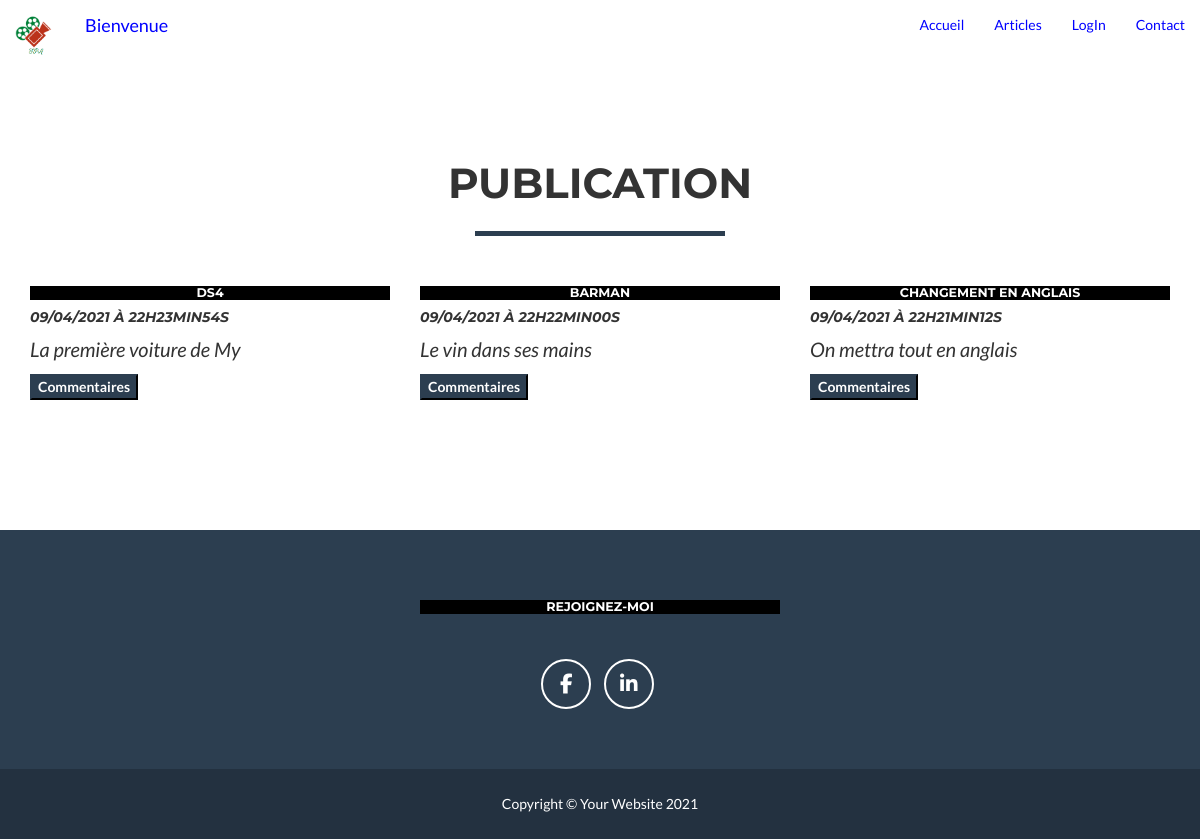
Page /index.php?action=getListPost on the earlier database version.
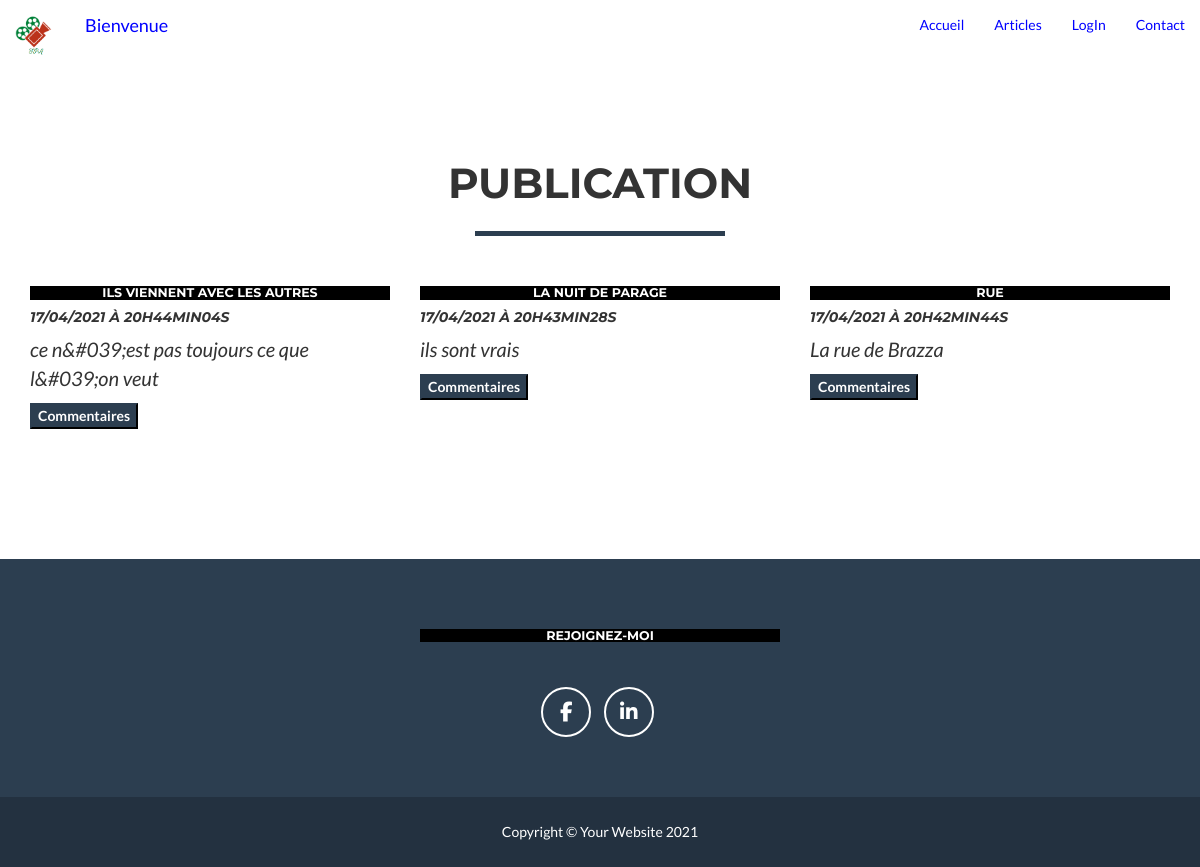
Same page on the later database version.
### tables this page shows
CREATE TABLE IF NOT EXISTS `post` (
  `id_post` int(11) NOT NULL AUTO_INCREMENT,
  `title` varchar(70) NOT NULL,
  `date_post` datetime NOT NULL,
  `chapo` varchar(255) NOT NULL,
  `content` text NOT NULL,
  `author` varchar(70) NOT NULL,
  PRIMARY KEY (`id_post`)
);

### controllers/ctrlListPost.php (called while the page is built, shortened)
<?php
require_once('model/PostManager.php');
class ctrlListPost
{
  public function getListPost()
	{
		$instance_post=new \myrna\blog\model\PostManager();
		$resultat= $instance_post->getPosts();
		require('view/frontend/listPost.php');
	}
}

### index.php (called while the page is built, shortened)
<?php
$switcher= new \myrna\blog\controllers\Switcher();
$switcher->switchRequete();
?>

### model/PostManager.php (called while the page is built, shortened)
<?php
class PostManager extends Manager
{
	public function getPosts()
	{
	    $bdd=$this->bddConnexion();
	    $sql='SELECT id_post,title,DATE_FORMAT(date_post,\'%d/%m/%Y à %Hh%imin%ss\' )
			 AS date_post_fr,chapo,content,author FROM post ORDER BY date_post DESC LIMIT 0,5';
	    $request=$bdd->query($sql);
		return $request;
	}
}
?>

### view/frontend/listPost.php (the view, shortened to what this page needs)
<section id="portfolio">
    <div class="container">
        <div class="row">
            <div class="col-lg-12 text-center">
                <h2>Publication</h2>
                <hr class="star-primary">
            </div>
        </div>
        <div class="row">
             <?php
             while($data= $resultat->fetch())
                {
                ?>
             <div class="col-sm-4 portfolio-item feature-icon  bg-gradient">
                <h3>
                    <strong>  <?= htmlspecialchars($data['title'])?>
                    </strong><br/>
                </h3>
                <h5>
                    <em><?= $data['date_post_fr'] ?></em>
                </h5>
                <p>
                   <?php  echo '<em>'.nl2br(htmlspecialchars($data['chapo']) ).'</em>'.'<br/>'; ?>
                </p>
                <a href="index.php?action=getPostComments&amp;id_article=<?= $data['id_post']; ?>" class="portfolio-link" data-toggle="modal">
                    <button class="btn-primary ">Commentaires</button>
                </a>
            </div>
            <?php
                }
            ?>
        </div>
     </div>
</section>
<?php require('template.php'); ?>

Differences in the rows shown:
removed post: title "DS4", date_post_fr "09/04/2021 À 22H23MIN54S", chapo "La première voiture de My"
removed post: title "BARMAN", date_post_fr "09/04/2021 À 22H22MIN00S", chapo "Le vin dans ses mains"
removed post: title "CHANGEMENT EN ANGLAIS", date_post_fr "09/04/2021 À 22H21MIN12S", chapo "On mettra tout en anglais"
added post: title "ILS VIENNENT AVEC LES AUTRES", date_post_fr "17/04/2021 À 20H44MIN04S", chapo "ce n&#039;est pas toujours ce que l&#039;on veut"
added post: title "LA NUIT DE PARAGE", date_post_fr "17/04/2021 À 20H43MIN28S", chapo "ils sont vrais"
added post: title "RUE", date_post_fr "17/04/2021 À 20H42MIN44S", chapo "La rue de Brazza"
